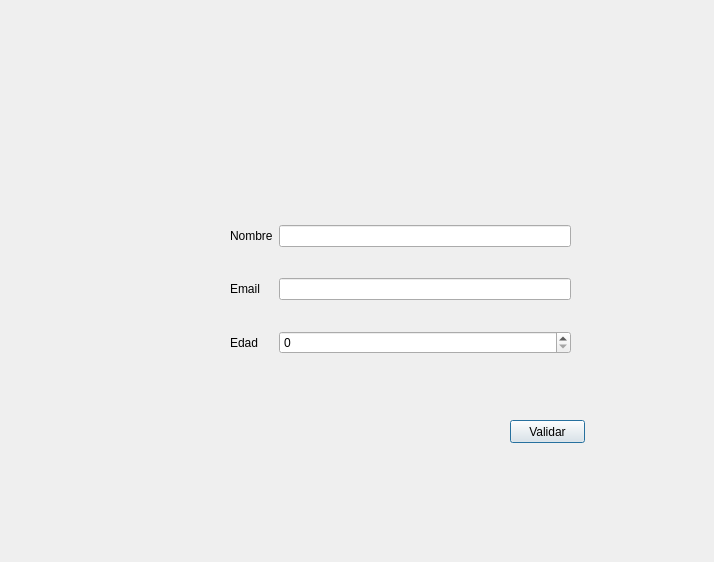
<?xml version="1.0" encoding="UTF-8"?>
<ui version="4.0">
 <class>Dialog</class>
 <widget class="QDialog" name="Dialog">
  <property name="geometry">
   <rect>
    <x>0</x>
    <y>0</y>
    <width>714</width>
    <height>562</height>
   </rect>
  </property>
  <property name="windowTitle">
   <string>Dialog</string>
  </property>
  <widget class="QPushButton" name="boton">
   <property name="geometry">
    <rect>
     <x>510</x>
     <y>420</y>
     <width>75</width>
     <height>23</height>
    </rect>
   </property>
   <property name="text">
    <string>Validar</string>
   </property>
  </widget>
  <widget class="QWidget" name="">
   <property name="geometry">
    <rect>
     <x>230</x>
     <y>200</y>
     <width>341</width>
     <height>181</height>
    </rect>
   </property>
   <layout class="QGridLayout" name="gridLayout">
    <item row="0" column="0">
     <widget class="QLabel" name="label">
      <property name="text">
       <string>Nombre</string>
      </property>
     </widget>
    </item>
    <item row="0" column="1">
     <widget class="QLineEdit" name="nombre"/>
    </item>
    <item row="1" column="0">
     <widget class="QLabel" name="label_2">
      <property name="text">
       <string>Email</string>
      </property>
     </widget>
    </item>
    <item row="1" column="1">
     <widget class="QLineEdit" name="email"/>
    </item>
    <item row="2" column="0">
     <widget class="QLabel" name="label_3">
      <property name="text">
       <string>Edad</string>
      </property>
     </widget>
    </item>
    <item row="2" column="1">
     <widget class="QSpinBox" name="edad"/>
    </item>
   </layout>
  </widget>
 </widget>
 <resources/>
 <connections/>
</ui>
